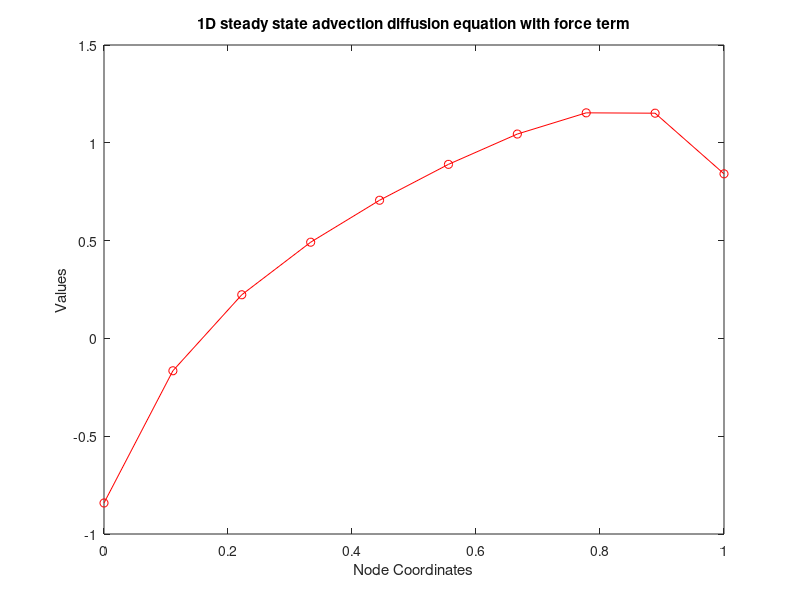

This chart was generated by the following MATLAB code:
%% 1D steady state advection diffusion
clc; clear;

xL = 0;
xR = 1;
mu = 1 % for Pe = 1;
c = 2;

a = 1;
nelem = 9;

L = xR - xL;
he = L / nelem;

% boundary conditions
uL = sin(-a);
uR = sin(a);

nnode = nelem + 1;

ndof = 1;

totaldof = nnode * ndof;

node_coords = linspace(xL, xR, nnode);

elem_node_conn = [1:nelem; 2:nnode]';
elem_dof_conn = elem_node_conn;

dofs_full = 1:totaldof;
dofs_fixed = [1, totaldof];
dofs_free = setdiff(dofs_full, dofs_fixed);

% solution array
soln_full = zeros(totaldof, 1);
%% Solution

Ke_diffusion = (mu / he) * [1, -1; -1, 1];
Ke_advection = (c / 2) * [-1, 1; -1, 1];

for iter = 1:9
    Kglobal = zeros(totaldof, totaldof);
    Fglobal = zeros(totaldof, 1);

    for elnum = 1:nelem
        % element connectivity
        elem_dofs = elem_dof_conn(elnum, :);
        % my solution
        Klocal = Kglobal(elem_dofs, elem_dofs);
        Klocal = Klocal + Ke_diffusion + Ke_advection;
        Kglobal(elem_dofs, elem_dofs) = Klocal;

        % for sine force term
        xa = node_coords(elnum);
        xb = node_coords(elnum + 1);

        Flocal = zeros(2, 1);
        Flocal(1) = ((xb - xa) / he) * (c * sin(a * xa) + mu * a * cos(a * xa));
        Flocal(2) = ((xb - xa) / he) * (c * sin(a * xb) - mu * a * cos(a * xb));

        Kglobal(elem_dofs, elem_dofs) = Kglobal(elem_dofs, elem_dofs) + Klocal;
        Fglobal(elem_dofs, 1) = Fglobal(elem_dofs, 1) + Flocal;
    end

    if iter == 1
        Fglobal = Fglobal - Kglobal(:, 1) * uL;
        Fglobal = Fglobal - Kglobal(:, totaldof) * uR;
        Fglobal(1, 1) = uL;
        Fglobal(end, 1) = uR;
    else
        Fglobal(1, 1) = 0.0;
        Fglobal(end, 1) = 0.0;
    end

    rNorm = norm(Fglobal);

    if (rNorm < 1.0e-10)
        break;
    end

    Kglobal(1, :) = zeros(totaldof, 1);
    Kglobal(:, 1) = zeros(totaldof, 1);
    Kglobal(1, 1) = 1.0;

    Kglobal(end, :) = zeros(totaldof, 1);
    Kglobal(:, end) = zeros(totaldof, 1);
    Kglobal(end, end) = 1.0;

    soln_incr = Kglobal \ Fglobal;
    soln_full = soln_full + soln_incr;
end

plot(node_coords, soln_full, 'ro-');
xlabel("Node Coordinates")
ylabel("Values")
title("1D steady state advection diffusion equation with force term")
